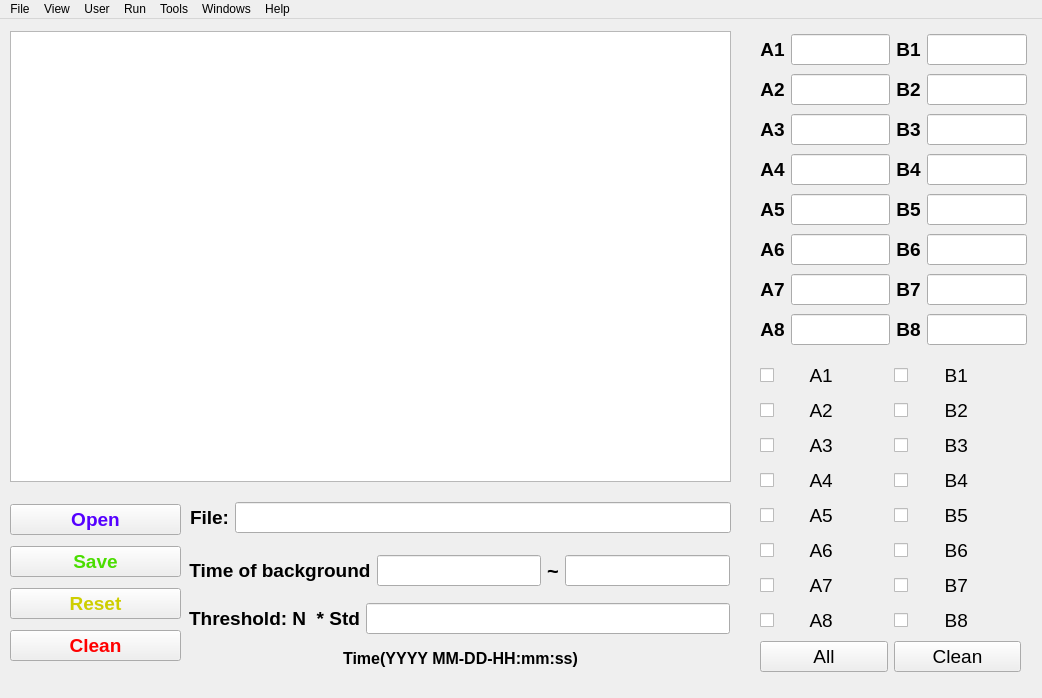
<?xml version="1.0" encoding="UTF-8"?>
<ui version="4.0">
 <class>MainWindow</class>
 <widget class="QMainWindow" name="MainWindow">
  <property name="geometry">
   <rect>
    <x>0</x>
    <y>0</y>
    <width>1042</width>
    <height>698</height>
   </rect>
  </property>
  <property name="windowTitle">
   <string>MainWindow</string>
  </property>
  <widget class="QWidget" name="centralwidget">
   <widget class="QChartView" name="plot_view">
    <property name="geometry">
     <rect>
      <x>10</x>
      <y>12</y>
      <width>721</width>
      <height>451</height>
     </rect>
    </property>
   </widget>
   <widget class="QLabel" name="label_time">
    <property name="geometry">
     <rect>
      <x>190</x>
      <y>624</y>
      <width>541</width>
      <height>31</height>
     </rect>
    </property>
    <property name="font">
     <font>
      <pointsize>12</pointsize>
      <weight>75</weight>
      <bold>true</bold>
     </font>
    </property>
    <property name="text">
     <string>Time(YYYY MM-DD-HH:mm:ss)</string>
    </property>
    <property name="alignment">
     <set>Qt::AlignCenter</set>
    </property>
   </widget>
   <widget class="QWidget" name="layoutWidget">
    <property name="geometry">
     <rect>
      <x>760</x>
      <y>342</y>
      <width>261</width>
      <height>319</height>
     </rect>
    </property>
    <property name="font">
     <font>
      <pointsize>16</pointsize>
     </font>
    </property>
    <layout class="QGridLayout" name="gridLayout">
     <item row="4" column="1">
      <widget class="QCheckBox" name="checkBox_B5">
       <property name="font">
        <font>
         <pointsize>14</pointsize>
        </font>
       </property>
       <property name="layoutDirection">
        <enum>Qt::LeftToRight</enum>
       </property>
       <property name="text">
        <string>      B5</string>
       </property>
      </widget>
     </item>
     <item row="3" column="0">
      <widget class="QCheckBox" name="checkBox_A4">
       <property name="font">
        <font>
         <pointsize>14</pointsize>
        </font>
       </property>
       <property name="layoutDirection">
        <enum>Qt::LeftToRight</enum>
       </property>
       <property name="text">
        <string>      A4</string>
       </property>
      </widget>
     </item>
     <item row="5" column="0">
      <widget class="QCheckBox" name="checkBox_A6">
       <property name="font">
        <font>
         <pointsize>14</pointsize>
        </font>
       </property>
       <property name="layoutDirection">
        <enum>Qt::LeftToRight</enum>
       </property>
       <property name="text">
        <string>      A6</string>
       </property>
      </widget>
     </item>
     <item row="5" column="1">
      <widget class="QCheckBox" name="checkBox_B6">
       <property name="font">
        <font>
         <pointsize>14</pointsize>
        </font>
       </property>
       <property name="layoutDirection">
        <enum>Qt::LeftToRight</enum>
       </property>
       <property name="text">
        <string>      B6</string>
       </property>
      </widget>
     </item>
     <item row="1" column="1">
      <widget class="QCheckBox" name="checkBox_B2">
       <property name="font">
        <font>
         <pointsize>14</pointsize>
        </font>
       </property>
       <property name="layoutDirection">
        <enum>Qt::LeftToRight</enum>
       </property>
       <property name="text">
        <string>      B2</string>
       </property>
      </widget>
     </item>
     <item row="6" column="1">
      <widget class="QCheckBox" name="checkBox_B7">
       <property name="font">
        <font>
         <pointsize>14</pointsize>
        </font>
       </property>
       <property name="layoutDirection">
        <enum>Qt::LeftToRight</enum>
       </property>
       <property name="text">
        <string>      B7</string>
       </property>
      </widget>
     </item>
     <item row="0" column="0">
      <widget class="QCheckBox" name="checkBox_A1">
       <property name="enabled">
        <bool>true</bool>
       </property>
       <property name="font">
        <font>
         <pointsize>14</pointsize>
        </font>
       </property>
       <property name="layoutDirection">
        <enum>Qt::LeftToRight</enum>
       </property>
       <property name="styleSheet">
        <string notr="true">gridline-color: rgb(0, 0, 0);</string>
       </property>
       <property name="text">
        <string>      A1</string>
       </property>
       <property name="checked">
        <bool>false</bool>
       </property>
      </widget>
     </item>
     <item row="1" column="0">
      <widget class="QCheckBox" name="checkBox_A2">
       <property name="font">
        <font>
         <pointsize>14</pointsize>
        </font>
       </property>
       <property name="layoutDirection">
        <enum>Qt::LeftToRight</enum>
       </property>
       <property name="text">
        <string>      A2</string>
       </property>
      </widget>
     </item>
     <item row="7" column="1">
      <widget class="QCheckBox" name="checkBox_B8">
       <property name="font">
        <font>
         <pointsize>14</pointsize>
        </font>
       </property>
       <property name="layoutDirection">
        <enum>Qt::LeftToRight</enum>
       </property>
       <property name="text">
        <string>      B8</string>
       </property>
      </widget>
     </item>
     <item row="2" column="1">
      <widget class="QCheckBox" name="checkBox_B3">
       <property name="font">
        <font>
         <pointsize>14</pointsize>
        </font>
       </property>
       <property name="layoutDirection">
        <enum>Qt::LeftToRight</enum>
       </property>
       <property name="text">
        <string>      B3</string>
       </property>
      </widget>
     </item>
     <item row="7" column="0">
      <widget class="QCheckBox" name="checkBox_A8">
       <property name="font">
        <font>
         <pointsize>14</pointsize>
        </font>
       </property>
       <property name="layoutDirection">
        <enum>Qt::LeftToRight</enum>
       </property>
       <property name="text">
        <string>      A8</string>
       </property>
      </widget>
     </item>
     <item row="6" column="0">
      <widget class="QCheckBox" name="checkBox_A7">
       <property name="font">
        <font>
         <pointsize>14</pointsize>
        </font>
       </property>
       <property name="layoutDirection">
        <enum>Qt::LeftToRight</enum>
       </property>
       <property name="text">
        <string>      A7</string>
       </property>
      </widget>
     </item>
     <item row="3" column="1">
      <widget class="QCheckBox" name="checkBox_B4">
       <property name="font">
        <font>
         <pointsize>14</pointsize>
        </font>
       </property>
       <property name="layoutDirection">
        <enum>Qt::LeftToRight</enum>
       </property>
       <property name="text">
        <string>      B4</string>
       </property>
      </widget>
     </item>
     <item row="0" column="1">
      <widget class="QCheckBox" name="checkBox_B1">
       <property name="font">
        <font>
         <pointsize>14</pointsize>
        </font>
       </property>
       <property name="layoutDirection">
        <enum>Qt::LeftToRight</enum>
       </property>
       <property name="text">
        <string>      B1</string>
       </property>
      </widget>
     </item>
     <item row="4" column="0">
      <widget class="QCheckBox" name="checkBox_A5">
       <property name="font">
        <font>
         <pointsize>14</pointsize>
        </font>
       </property>
       <property name="layoutDirection">
        <enum>Qt::LeftToRight</enum>
       </property>
       <property name="text">
        <string>      A5</string>
       </property>
      </widget>
     </item>
     <item row="2" column="0">
      <widget class="QCheckBox" name="checkBox_A3">
       <property name="font">
        <font>
         <pointsize>14</pointsize>
        </font>
       </property>
       <property name="layoutDirection">
        <enum>Qt::LeftToRight</enum>
       </property>
       <property name="text">
        <string>      A3</string>
       </property>
      </widget>
     </item>
     <item row="8" column="0">
      <widget class="QPushButton" name="btn_all">
       <property name="font">
        <font>
         <pointsize>14</pointsize>
        </font>
       </property>
       <property name="text">
        <string>All</string>
       </property>
      </widget>
     </item>
     <item row="8" column="1">
      <widget class="QPushButton" name="btn_clr">
       <property name="font">
        <font>
         <pointsize>14</pointsize>
        </font>
       </property>
       <property name="text">
        <string>Clean</string>
       </property>
      </widget>
     </item>
    </layout>
   </widget>
   <widget class="QWidget" name="layoutWidget">
    <property name="geometry">
     <rect>
      <x>10</x>
      <y>480</y>
      <width>171</width>
      <height>171</height>
     </rect>
    </property>
    <layout class="QGridLayout" name="gridLayout_3">
     <item row="1" column="0">
      <widget class="QPushButton" name="btn_savefile_2">
       <property name="font">
        <font>
         <pointsize>14</pointsize>
         <weight>75</weight>
         <bold>true</bold>
        </font>
       </property>
       <property name="styleSheet">
        <string notr="true">color: rgb(74, 221, 0);</string>
       </property>
       <property name="text">
        <string>Save</string>
       </property>
      </widget>
     </item>
     <item row="0" column="0">
      <widget class="QPushButton" name="btn_openfile">
       <property name="font">
        <font>
         <pointsize>14</pointsize>
         <weight>75</weight>
         <bold>true</bold>
        </font>
       </property>
       <property name="styleSheet">
        <string notr="true">color: rgb(85, 0, 255);</string>
       </property>
       <property name="text">
        <string>Open</string>
       </property>
      </widget>
     </item>
     <item row="2" column="0">
      <widget class="QPushButton" name="btn_resetfile">
       <property name="font">
        <font>
         <pointsize>14</pointsize>
         <weight>75</weight>
         <bold>true</bold>
        </font>
       </property>
       <property name="styleSheet">
        <string notr="true">color: rgb(255, 255, 0);
color: rgb(206, 206, 0);</string>
       </property>
       <property name="text">
        <string>Reset</string>
       </property>
      </widget>
     </item>
     <item row="3" column="0">
      <widget class="QPushButton" name="btn_clean">
       <property name="font">
        <font>
         <pointsize>14</pointsize>
         <weight>75</weight>
         <bold>true</bold>
        </font>
       </property>
       <property name="styleSheet">
        <string notr="true">color: rgb(255, 0, 0);</string>
       </property>
       <property name="text">
        <string>Clean</string>
       </property>
      </widget>
     </item>
    </layout>
   </widget>
   <widget class="QWidget" name="layoutWidget_2">
    <property name="geometry">
     <rect>
      <x>760</x>
      <y>12</y>
      <width>267</width>
      <height>323</height>
     </rect>
    </property>
    <layout class="QGridLayout" name="gridLayout_6">
     <item row="0" column="0">
      <widget class="QLabel" name="label_well1">
       <property name="font">
        <font>
         <pointsize>14</pointsize>
         <weight>75</weight>
         <bold>true</bold>
        </font>
       </property>
       <property name="text">
        <string>A1</string>
       </property>
       <property name="alignment">
        <set>Qt::AlignCenter</set>
       </property>
      </widget>
     </item>
     <item row="0" column="1">
      <widget class="QLineEdit" name="lineEdit_well_1">
       <property name="font">
        <font>
         <pointsize>14</pointsize>
        </font>
       </property>
       <property name="text">
        <string/>
       </property>
       <property name="alignment">
        <set>Qt::AlignCenter</set>
       </property>
      </widget>
     </item>
     <item row="0" column="2">
      <widget class="QLabel" name="label_well9">
       <property name="font">
        <font>
         <pointsize>14</pointsize>
         <weight>75</weight>
         <bold>true</bold>
        </font>
       </property>
       <property name="text">
        <string>B1</string>
       </property>
       <property name="alignment">
        <set>Qt::AlignCenter</set>
       </property>
      </widget>
     </item>
     <item row="0" column="3">
      <widget class="QLineEdit" name="lineEdit_well_9">
       <property name="font">
        <font>
         <pointsize>14</pointsize>
        </font>
       </property>
       <property name="alignment">
        <set>Qt::AlignCenter</set>
       </property>
      </widget>
     </item>
     <item row="1" column="0">
      <widget class="QLabel" name="label_well2">
       <property name="font">
        <font>
         <pointsize>14</pointsize>
         <weight>75</weight>
         <bold>true</bold>
        </font>
       </property>
       <property name="text">
        <string>A2</string>
       </property>
       <property name="alignment">
        <set>Qt::AlignCenter</set>
       </property>
      </widget>
     </item>
     <item row="1" column="1">
      <widget class="QLineEdit" name="lineEdit_well_2">
       <property name="font">
        <font>
         <pointsize>14</pointsize>
        </font>
       </property>
       <property name="alignment">
        <set>Qt::AlignCenter</set>
       </property>
      </widget>
     </item>
     <item row="1" column="2">
      <widget class="QLabel" name="label_well10">
       <property name="font">
        <font>
         <pointsize>14</pointsize>
         <weight>75</weight>
         <bold>true</bold>
        </font>
       </property>
       <property name="text">
        <string>B2</string>
       </property>
       <property name="alignment">
        <set>Qt::AlignCenter</set>
       </property>
      </widget>
     </item>
     <item row="1" column="3">
      <widget class="QLineEdit" name="lineEdit_well_10">
       <property name="font">
        <font>
         <pointsize>14</pointsize>
        </font>
       </property>
       <property name="alignment">
        <set>Qt::AlignCenter</set>
       </property>
      </widget>
     </item>
     <item row="2" column="0">
      <widget class="QLabel" name="label_well3">
       <property name="font">
        <font>
         <pointsize>14</pointsize>
         <weight>75</weight>
         <bold>true</bold>
        </font>
       </property>
       <property name="text">
        <string>A3</string>
       </property>
       <property name="alignment">
        <set>Qt::AlignCenter</set>
       </property>
      </widget>
     </item>
     <item row="2" column="1">
      <widget class="QLineEdit" name="lineEdit_well_3">
       <property name="font">
        <font>
         <pointsize>14</pointsize>
        </font>
       </property>
       <property name="alignment">
        <set>Qt::AlignCenter</set>
       </property>
      </widget>
     </item>
     <item row="2" column="2">
      <widget class="QLabel" name="label_well11">
       <property name="font">
        <font>
         <pointsize>14</pointsize>
         <weight>75</weight>
         <bold>true</bold>
        </font>
       </property>
       <property name="text">
        <string>B3</string>
       </property>
       <property name="alignment">
        <set>Qt::AlignCenter</set>
       </property>
      </widget>
     </item>
     <item row="2" column="3">
      <widget class="QLineEdit" name="lineEdit_well_11">
       <property name="font">
        <font>
         <pointsize>14</pointsize>
        </font>
       </property>
       <property name="alignment">
        <set>Qt::AlignCenter</set>
       </property>
      </widget>
     </item>
     <item row="3" column="0">
      <widget class="QLabel" name="label_well4">
       <property name="font">
        <font>
         <pointsize>14</pointsize>
         <weight>75</weight>
         <bold>true</bold>
        </font>
       </property>
       <property name="text">
        <string>A4</string>
       </property>
       <property name="alignment">
        <set>Qt::AlignCenter</set>
       </property>
      </widget>
     </item>
     <item row="3" column="1">
      <widget class="QLineEdit" name="lineEdit_well_4">
       <property name="font">
        <font>
         <pointsize>14</pointsize>
        </font>
       </property>
       <property name="alignment">
        <set>Qt::AlignCenter</set>
       </property>
      </widget>
     </item>
     <item row="3" column="2">
      <widget class="QLabel" name="label_well12">
       <property name="font">
        <font>
         <pointsize>14</pointsize>
         <weight>75</weight>
         <bold>true</bold>
        </font>
       </property>
       <property name="text">
        <string>B4</string>
       </property>
       <property name="alignment">
        <set>Qt::AlignCenter</set>
       </property>
      </widget>
     </item>
     <item row="3" column="3">
      <widget class="QLineEdit" name="lineEdit_well_12">
       <property name="font">
        <font>
         <pointsize>14</pointsize>
        </font>
       </property>
       <property name="alignment">
        <set>Qt::AlignCenter</set>
       </property>
      </widget>
     </item>
     <item row="4" column="0">
      <widget class="QLabel" name="label_well5">
       <property name="font">
        <font>
         <pointsize>14</pointsize>
         <weight>75</weight>
         <bold>true</bold>
        </font>
       </property>
       <property name="text">
        <string>A5</string>
       </property>
       <property name="alignment">
        <set>Qt::AlignCenter</set>
       </property>
      </widget>
     </item>
     <item row="4" column="1">
      <widget class="QLineEdit" name="lineEdit_well_5">
       <property name="font">
        <font>
         <pointsize>14</pointsize>
        </font>
       </property>
       <property name="alignment">
        <set>Qt::AlignCenter</set>
       </property>
      </widget>
     </item>
     <item row="4" column="2">
      <widget class="QLabel" name="label_well13">
       <property name="font">
        <font>
         <pointsize>14</pointsize>
         <weight>75</weight>
         <bold>true</bold>
        </font>
       </property>
       <property name="text">
        <string>B5</string>
       </property>
       <property name="alignment">
        <set>Qt::AlignCenter</set>
       </property>
      </widget>
     </item>
     <item row="4" column="3">
      <widget class="QLineEdit" name="lineEdit_well_13">
       <property name="font">
        <font>
         <pointsize>14</pointsize>
        </font>
       </property>
       <property name="alignment">
        <set>Qt::AlignCenter</set>
       </property>
      </widget>
     </item>
     <item row="5" column="0">
      <widget class="QLabel" name="label_well6">
       <property name="font">
        <font>
         <pointsize>14</pointsize>
         <weight>75</weight>
         <bold>true</bold>
        </font>
       </property>
       <property name="text">
        <string>A6</string>
       </property>
       <property name="alignment">
        <set>Qt::AlignCenter</set>
       </property>
      </widget>
     </item>
     <item row="5" column="1">
      <widget class="QLineEdit" name="lineEdit_well_6">
       <property name="font">
        <font>
         <pointsize>14</pointsize>
        </font>
       </property>
       <property name="alignment">
        <set>Qt::AlignCenter</set>
       </property>
      </widget>
     </item>
     <item row="5" column="2">
      <widget class="QLabel" name="label_well14">
       <property name="font">
        <font>
         <pointsize>14</pointsize>
         <weight>75</weight>
         <bold>true</bold>
        </font>
       </property>
       <property name="text">
        <string>B6</string>
       </property>
       <property name="alignment">
        <set>Qt::AlignCenter</set>
       </property>
      </widget>
     </item>
     <item row="5" column="3">
      <widget class="QLineEdit" name="lineEdit_well_14">
       <property name="font">
        <font>
         <pointsize>14</pointsize>
        </font>
       </property>
       <property name="alignment">
        <set>Qt::AlignCenter</set>
       </property>
      </widget>
     </item>
     <item row="6" column="0">
      <widget class="QLabel" name="label_well7">
       <property name="font">
        <font>
         <pointsize>14</pointsize>
         <weight>75</weight>
         <bold>true</bold>
        </font>
       </property>
       <property name="text">
        <string>A7</string>
       </property>
       <property name="alignment">
        <set>Qt::AlignCenter</set>
       </property>
      </widget>
     </item>
     <item row="6" column="1">
      <widget class="QLineEdit" name="lineEdit_well_7">
       <property name="font">
        <font>
         <pointsize>14</pointsize>
        </font>
       </property>
       <property name="alignment">
        <set>Qt::AlignCenter</set>
       </property>
      </widget>
     </item>
     <item row="6" column="2">
      <widget class="QLabel" name="label_well15">
       <property name="font">
        <font>
         <pointsize>14</pointsize>
         <weight>75</weight>
         <bold>true</bold>
        </font>
       </property>
       <property name="text">
        <string>B7</string>
       </property>
       <property name="alignment">
        <set>Qt::AlignCenter</set>
       </property>
      </widget>
     </item>
     <item row="6" column="3">
      <widget class="QLineEdit" name="lineEdit_well_15">
       <property name="font">
        <font>
         <pointsize>14</pointsize>
        </font>
       </property>
       <property name="alignment">
        <set>Qt::AlignCenter</set>
       </property>
      </widget>
     </item>
     <item row="7" column="0">
      <widget class="QLabel" name="label_well8">
       <property name="font">
        <font>
         <pointsize>14</pointsize>
         <weight>75</weight>
         <bold>true</bold>
        </font>
       </property>
       <property name="text">
        <string>A8</string>
       </property>
       <property name="alignment">
        <set>Qt::AlignCenter</set>
       </property>
      </widget>
     </item>
     <item row="7" column="1">
      <widget class="QLineEdit" name="lineEdit_well_8">
       <property name="font">
        <font>
         <pointsize>14</pointsize>
        </font>
       </property>
       <property name="alignment">
        <set>Qt::AlignCenter</set>
       </property>
      </widget>
     </item>
     <item row="7" column="2">
      <widget class="QLabel" name="label_well16">
       <property name="font">
        <font>
         <pointsize>14</pointsize>
         <weight>75</weight>
         <bold>true</bold>
        </font>
       </property>
       <property name="text">
        <string>B8</string>
       </property>
       <property name="alignment">
        <set>Qt::AlignCenter</set>
       </property>
      </widget>
     </item>
     <item row="7" column="3">
      <widget class="QLineEdit" name="lineEdit_well_16">
       <property name="font">
        <font>
         <pointsize>14</pointsize>
        </font>
       </property>
       <property name="alignment">
        <set>Qt::AlignCenter</set>
       </property>
      </widget>
     </item>
    </layout>
   </widget>
   <widget class="QWidget" name="">
    <property name="geometry">
     <rect>
      <x>190</x>
      <y>480</y>
      <width>541</width>
      <height>37</height>
     </rect>
    </property>
    <layout class="QGridLayout" name="gridLayout_2">
     <item row="0" column="0">
      <widget class="QLabel" name="label_Timeofbackground_2">
       <property name="font">
        <font>
         <pointsize>14</pointsize>
         <weight>75</weight>
         <bold>true</bold>
        </font>
       </property>
       <property name="text">
        <string>File:</string>
       </property>
       <property name="alignment">
        <set>Qt::AlignCenter</set>
       </property>
      </widget>
     </item>
     <item row="0" column="1">
      <widget class="QLineEdit" name="Input_file">
       <property name="font">
        <font>
         <pointsize>14</pointsize>
         <weight>50</weight>
         <bold>false</bold>
        </font>
       </property>
       <property name="text">
        <string/>
       </property>
      </widget>
     </item>
    </layout>
   </widget>
   <widget class="QWidget" name="">
    <property name="geometry">
     <rect>
      <x>189</x>
      <y>534</y>
      <width>541</width>
      <height>36</height>
     </rect>
    </property>
    <layout class="QGridLayout" name="gridLayout_4">
     <item row="0" column="2">
      <widget class="QLabel" name="label_7">
       <property name="font">
        <font>
         <pointsize>15</pointsize>
         <weight>75</weight>
         <bold>true</bold>
        </font>
       </property>
       <property name="text">
        <string>~</string>
       </property>
       <property name="alignment">
        <set>Qt::AlignCenter</set>
       </property>
      </widget>
     </item>
     <item row="0" column="1">
      <widget class="QLineEdit" name="Start_time">
       <property name="enabled">
        <bool>true</bool>
       </property>
       <property name="font">
        <font>
         <pointsize>14</pointsize>
        </font>
       </property>
       <property name="frame">
        <bool>true</bool>
       </property>
       <property name="alignment">
        <set>Qt::AlignCenter</set>
       </property>
      </widget>
     </item>
     <item row="0" column="3">
      <widget class="QLineEdit" name="End_time">
       <property name="font">
        <font>
         <pointsize>14</pointsize>
        </font>
       </property>
       <property name="alignment">
        <set>Qt::AlignCenter</set>
       </property>
      </widget>
     </item>
     <item row="0" column="0">
      <widget class="QLabel" name="label_Timeofbackground">
       <property name="font">
        <font>
         <pointsize>14</pointsize>
         <weight>75</weight>
         <bold>true</bold>
        </font>
       </property>
       <property name="text">
        <string>Time of background</string>
       </property>
       <property name="alignment">
        <set>Qt::AlignCenter</set>
       </property>
      </widget>
     </item>
    </layout>
   </widget>
   <widget class="QWidget" name="">
    <property name="geometry">
     <rect>
      <x>189</x>
      <y>582</y>
      <width>541</width>
      <height>36</height>
     </rect>
    </property>
    <layout class="QGridLayout" name="gridLayout_5">
     <item row="0" column="1">
      <widget class="QLineEdit" name="Input_N">
       <property name="font">
        <font>
         <pointsize>14</pointsize>
        </font>
       </property>
       <property name="alignment">
        <set>Qt::AlignCenter</set>
       </property>
      </widget>
     </item>
     <item row="0" column="0">
      <widget class="QLabel" name="label_Threshold">
       <property name="font">
        <font>
         <pointsize>14</pointsize>
         <weight>75</weight>
         <bold>true</bold>
        </font>
       </property>
       <property name="text">
        <string>Threshold: N  * Std</string>
       </property>
       <property name="alignment">
        <set>Qt::AlignCenter</set>
       </property>
      </widget>
     </item>
    </layout>
   </widget>
  </widget>
  <widget class="QMenuBar" name="menubar">
   <property name="geometry">
    <rect>
     <x>0</x>
     <y>0</y>
     <width>1042</width>
     <height>25</height>
    </rect>
   </property>
   <widget class="QMenu" name="menuFile">
    <property name="title">
     <string>File</string>
    </property>
    <addaction name="actionNew"/>
    <addaction name="actionOpen"/>
    <addaction name="actionSave"/>
    <addaction name="actionSave_as"/>
    <addaction name="actionExit"/>
   </widget>
   <widget class="QMenu" name="menuView">
    <property name="title">
     <string>View</string>
    </property>
   </widget>
   <widget class="QMenu" name="menuUser">
    <property name="title">
     <string>User</string>
    </property>
   </widget>
   <widget class="QMenu" name="menuRun">
    <property name="title">
     <string>Run</string>
    </property>
   </widget>
   <widget class="QMenu" name="menuTools">
    <property name="title">
     <string>Tools</string>
    </property>
    <addaction name="actionOptions"/>
   </widget>
   <widget class="QMenu" name="menuWindows">
    <property name="title">
     <string>Windows</string>
    </property>
   </widget>
   <widget class="QMenu" name="menuHelp">
    <property name="title">
     <string>Help</string>
    </property>
   </widget>
   <addaction name="menuFile"/>
   <addaction name="menuView"/>
   <addaction name="menuUser"/>
   <addaction name="menuRun"/>
   <addaction name="menuTools"/>
   <addaction name="menuWindows"/>
   <addaction name="menuHelp"/>
  </widget>
  <action name="actionNew">
   <property name="text">
    <string>New</string>
   </property>
   <property name="font">
    <font>
     <pointsize>10</pointsize>
     <weight>50</weight>
     <bold>false</bold>
    </font>
   </property>
  </action>
  <action name="actionOpen">
   <property name="text">
    <string>Open</string>
   </property>
  </action>
  <action name="actionExit">
   <property name="text">
    <string>Exit</string>
   </property>
  </action>
  <action name="actionOptions">
   <property name="text">
    <string>Options</string>
   </property>
  </action>
  <action name="actionSave">
   <property name="text">
    <string>Save</string>
   </property>
  </action>
  <action name="actionSave_as">
   <property name="text">
    <string>Save as</string>
   </property>
  </action>
 </widget>
 <customwidgets>
  <customwidget>
   <class>QChartView</class>
   <extends>QGraphicsView</extends>
   <header>PyQt5.QtChart</header>
  </customwidget>
 </customwidgets>
 <resources/>
 <connections/>
</ui>
